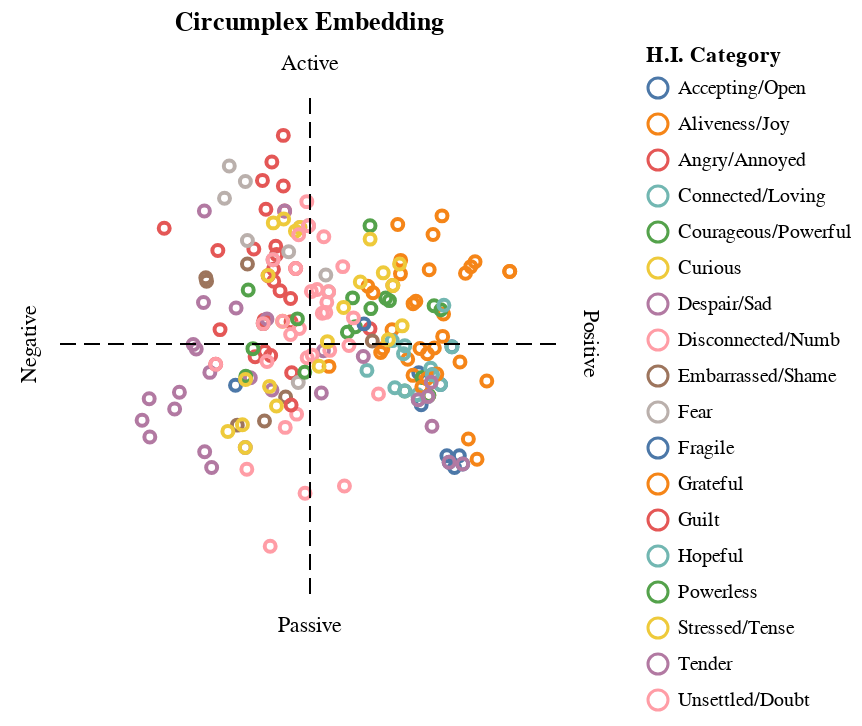

Notebook code for this chart:
### Code cell
# The selection allows the visualization to highlight categories selected in the
# legend.

selection = alt.selection_point(fields=["category"], bind="legend")

base = (
    alt.Chart(
        hoffman[["affect", "valence", "arousal", "category"]],
        title="Circumplex Embedding",
    )
    .mark_point()
    .encode(
        alt.X("valence:Q").axis(None).scale(domain=[-1.2, 1.2]),
        alt.Y("arousal:Q").axis(None).scale(domain=[-1.2, 1.2]),
        alt.Color("category").title("H.I. Category"),
        opacity=alt.condition(selection, alt.value(1.0), alt.value(0.1)),
        tooltip=[
            alt.Tooltip("affect"),
            alt.Tooltip("valence:Q", format="0.2f"),
            alt.Tooltip("arousal:Q", format="0.2f"),
        ],
    )
    .add_params(selection)
)

render_and_save(add_circumplex(base), "figures/hoffman.json")

### Figure 1 — Vega-Lite specification as saved in the notebook (floating-point values rounded to 4 significant figures; data arrays with more than 128 entries replaced by an {"elided": "..."} marker saying what was removed)
{"config": {"view": {"continuousWidth": 300, "continuousHeight": 300, "stroke": null}, "axis": {"grid": false}}, "layer": [{"data": {"name": "data-0c7e3522ce7c608cf5b61eeefdb42a17"}, "mark": {"type": "point"}, "encoding": {"color": {"field": "category", "title": "H.I. Category", "type": "nominal"}, "opacity": {"condition": {"param": "param_6", "value": 1.0}, "value": 0.1}, "tooltip": [{"field": "affect", "type": "nominal"}, {"field": "valence", "format": "0.2f", "type": "quantitative"}, {"field": "arousal", "format": "0.2f", "type": "quantitative"}], "x": {"axis": null, "field": "valence", "scale": {"domain": [-1.2, 1.2]}, "type": "quantitative"}, "y": {"axis": null, "field": "arousal", "scale": {"domain": [-1.2, 1.2]}, "type": "quantitative"}}, "name": "view_4", "title": "Circumplex Embedding"}, {"layer": [{"data": {"name": "empty"}, "mark": {"type": "rule", "strokeDash": [8, 4]}, "encoding": {"x": {"datum": 0}, "y": {"datum": -1}, "y2": {"datum": 1}}}, {"data": {"name": "empty"}, "mark": {"type": "rule", "strokeDash": [8, 4]}, "encoding": {"x": {"datum": -1}, "x2": {"datum": 1}, "y": {"datum": 0}}}]}, {"layer": [{"data": {"name": "empty"}, "mark": {"type": "text", "angle": 90, "baseline": "bottom", "xOffset": 10}, "encoding": {"text": {"datum": "Positive"}, "x": {"datum": 1}, "y": {"datum": 0}}}, {"data": {"name": "empty"}, "mark": {"type": "text", "angle": 270, "baseline": "bottom", "xOffset": -10}, "encoding": {"text": {"datum": "Negative"}, "x": {"datum": -1}, "y": {"datum": 0}}}, {"data": {"name": "empty"}, "mark": {"type": "text", "baseline": "bottom", "yOffset": -10}, "encoding": {"text": {"datum": "Active"}, "x": {"datum": 0}, "y": {"datum": 1}}}, {"data": {"name": "empty"}, "mark": {"type": "text", "baseline": "top", "yOffset": 10}, "encoding": {"text": {"datum": "Passive"}, "x": {"datum": 0}, "y": {"datum": -1}}}]}], "params": [{"name": "param_6", "select": {"type": "point", "fields": ["category"]}, "bind": "legend", "views": ["view_4"]}, {"name": "param_7", "select": {"type": "interval", "encodings": ["x", "y"]}, "bind": "scales", "views": ["view_4"]}], "$schema": "https://vega.github.io/schema/vega-lite/v5.20.1.json", "datasets": {"data-0c7e3522ce7c608cf5b61eeefdb42a17": {"elided": "204 records"}, "empty": [{}]}}
